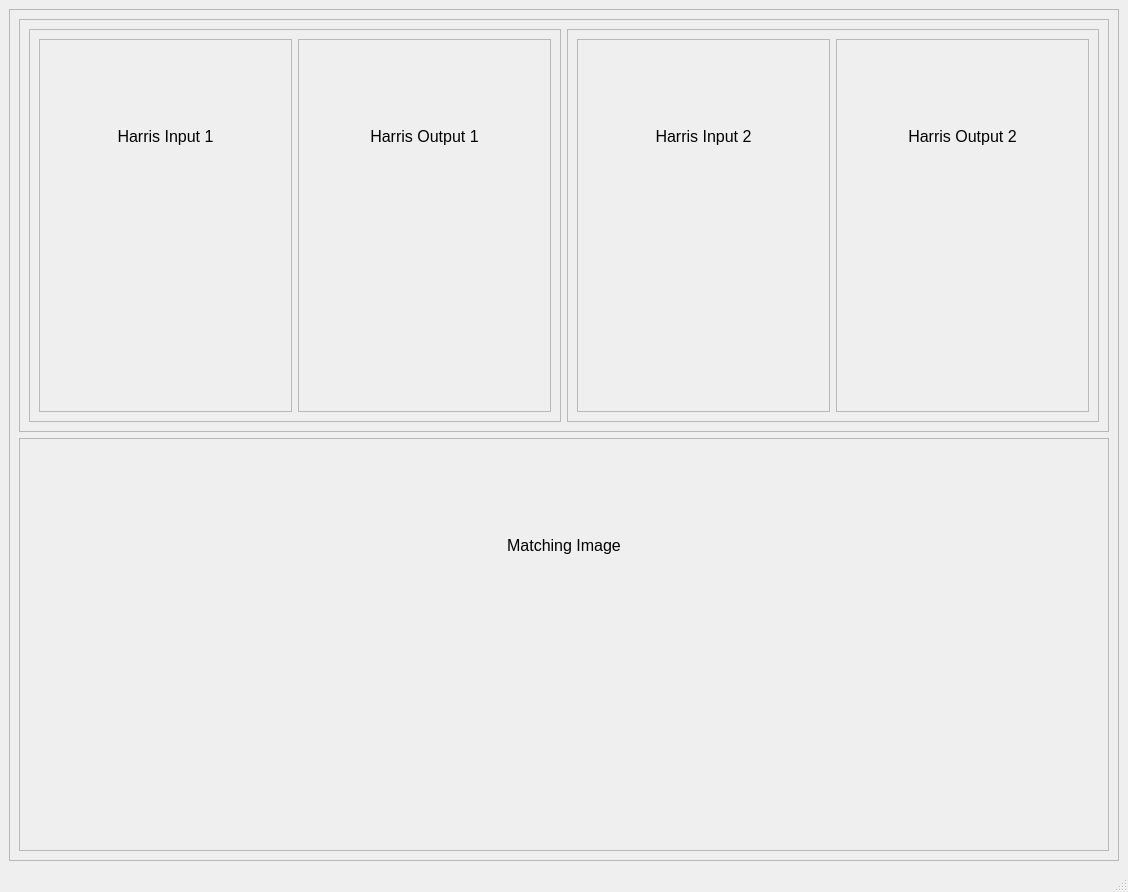
<?xml version="1.0" encoding="UTF-8"?>
<ui version="4.0">
 <class>MainWindow</class>
 <widget class="QMainWindow" name="MainWindow">
  <property name="geometry">
   <rect>
    <x>0</x>
    <y>0</y>
    <width>1128</width>
    <height>892</height>
   </rect>
  </property>
  <property name="windowTitle">
   <string>MainWindow</string>
  </property>
  <widget class="QWidget" name="centralwidget">
   <layout class="QGridLayout" name="gridLayout">
    <item row="0" column="0">
     <widget class="QFrame" name="frame">
      <property name="frameShape">
       <enum>QFrame::StyledPanel</enum>
      </property>
      <property name="frameShadow">
       <enum>QFrame::Raised</enum>
      </property>
      <layout class="QGridLayout" name="gridLayout_6">
       <item row="0" column="0">
        <layout class="QVBoxLayout" name="verticalLayout_6">
         <item>
          <widget class="QFrame" name="frame_9">
           <property name="frameShape">
            <enum>QFrame::StyledPanel</enum>
           </property>
           <property name="frameShadow">
            <enum>QFrame::Raised</enum>
           </property>
           <layout class="QGridLayout" name="gridLayout_5">
            <item row="0" column="0">
             <layout class="QHBoxLayout" name="horizontalLayout_3">
              <item>
               <widget class="QFrame" name="frame_2">
                <property name="frameShape">
                 <enum>QFrame::StyledPanel</enum>
                </property>
                <property name="frameShadow">
                 <enum>QFrame::Raised</enum>
                </property>
                <layout class="QGridLayout" name="gridLayout_2">
                 <item row="0" column="0">
                  <layout class="QHBoxLayout" name="horizontalLayout">
                   <item>
                    <widget class="QFrame" name="frame_3">
                     <property name="frameShape">
                      <enum>QFrame::StyledPanel</enum>
                     </property>
                     <property name="frameShadow">
                      <enum>QFrame::Raised</enum>
                     </property>
                     <layout class="QGridLayout" name="gridLayout_7">
                      <item row="0" column="0">
                       <layout class="QVBoxLayout" name="verticalLayout_2">
                        <item>
                         <widget class="QLabel" name="label">
                          <property name="font">
                           <font>
                            <pointsize>12</pointsize>
                           </font>
                          </property>
                          <property name="text">
                           <string>Harris Input 1</string>
                          </property>
                          <property name="alignment">
                           <set>Qt::AlignCenter</set>
                          </property>
                         </widget>
                        </item>
                        <item>
                         <widget class="QLabel" name="harrisInput1">
                          <property name="text">
                           <string/>
                          </property>
                          <property name="pixmap">
                           <pixmap>screenshots/cat_rotate.jpeg</pixmap>
                          </property>
                          <property name="scaledContents">
                           <bool>true</bool>
                          </property>
                         </widget>
                        </item>
                       </layout>
                      </item>
                     </layout>
                    </widget>
                   </item>
                   <item>
                    <widget class="QFrame" name="frame_5">
                     <property name="frameShape">
                      <enum>QFrame::StyledPanel</enum>
                     </property>
                     <property name="frameShadow">
                      <enum>QFrame::Raised</enum>
                     </property>
                     <layout class="QGridLayout" name="gridLayout_8">
                      <item row="0" column="0">
                       <layout class="QVBoxLayout" name="verticalLayout">
                        <item>
                         <widget class="QLabel" name="label_2">
                          <property name="font">
                           <font>
                            <pointsize>12</pointsize>
                           </font>
                          </property>
                          <property name="text">
                           <string>Harris Output 1</string>
                          </property>
                          <property name="alignment">
                           <set>Qt::AlignCenter</set>
                          </property>
                         </widget>
                        </item>
                        <item>
                         <widget class="QLabel" name="harrisOutput1">
                          <property name="text">
                           <string/>
                          </property>
                          <property name="pixmap">
                           <pixmap>screenshots/catHarris.png</pixmap>
                          </property>
                          <property name="scaledContents">
                           <bool>true</bool>
                          </property>
                         </widget>
                        </item>
                       </layout>
                      </item>
                     </layout>
                    </widget>
                   </item>
                  </layout>
                 </item>
                </layout>
               </widget>
              </item>
              <item>
               <widget class="QFrame" name="frame_6">
                <property name="frameShape">
                 <enum>QFrame::StyledPanel</enum>
                </property>
                <property name="frameShadow">
                 <enum>QFrame::Raised</enum>
                </property>
                <layout class="QGridLayout" name="gridLayout_3">
                 <item row="0" column="0">
                  <layout class="QHBoxLayout" name="horizontalLayout_2">
                   <item>
                    <widget class="QFrame" name="frame_7">
                     <property name="frameShape">
                      <enum>QFrame::StyledPanel</enum>
                     </property>
                     <property name="frameShadow">
                      <enum>QFrame::Raised</enum>
                     </property>
                     <layout class="QGridLayout" name="gridLayout_9">
                      <item row="0" column="0">
                       <layout class="QVBoxLayout" name="verticalLayout_3">
                        <item>
                         <widget class="QLabel" name="label_5">
                          <property name="font">
                           <font>
                            <pointsize>12</pointsize>
                           </font>
                          </property>
                          <property name="text">
                           <string>Harris Input 2</string>
                          </property>
                          <property name="alignment">
                           <set>Qt::AlignCenter</set>
                          </property>
                         </widget>
                        </item>
                        <item>
                         <widget class="QLabel" name="harrisInput2">
                          <property name="text">
                           <string/>
                          </property>
                          <property name="pixmap">
                           <pixmap>screenshots/cat_rotate.jpeg</pixmap>
                          </property>
                          <property name="scaledContents">
                           <bool>true</bool>
                          </property>
                         </widget>
                        </item>
                       </layout>
                      </item>
                     </layout>
                    </widget>
                   </item>
                   <item>
                    <widget class="QFrame" name="frame_8">
                     <property name="frameShape">
                      <enum>QFrame::StyledPanel</enum>
                     </property>
                     <property name="frameShadow">
                      <enum>QFrame::Raised</enum>
                     </property>
                     <layout class="QGridLayout" name="gridLayout_10">
                      <item row="0" column="0">
                       <layout class="QVBoxLayout" name="verticalLayout_4">
                        <item>
                         <widget class="QLabel" name="label_7">
                          <property name="font">
                           <font>
                            <pointsize>12</pointsize>
                           </font>
                          </property>
                          <property name="text">
                           <string>Harris Output 2</string>
                          </property>
                          <property name="alignment">
                           <set>Qt::AlignCenter</set>
                          </property>
                         </widget>
                        </item>
                        <item>
                         <widget class="QLabel" name="harrisOutput2">
                          <property name="text">
                           <string/>
                          </property>
                          <property name="pixmap">
                           <pixmap>screenshots/catHarris.png</pixmap>
                          </property>
                          <property name="scaledContents">
                           <bool>true</bool>
                          </property>
                         </widget>
                        </item>
                       </layout>
                      </item>
                     </layout>
                    </widget>
                   </item>
                  </layout>
                 </item>
                </layout>
               </widget>
              </item>
             </layout>
            </item>
           </layout>
          </widget>
         </item>
         <item>
          <widget class="QFrame" name="frame_4">
           <property name="frameShape">
            <enum>QFrame::StyledPanel</enum>
           </property>
           <property name="frameShadow">
            <enum>QFrame::Raised</enum>
           </property>
           <layout class="QGridLayout" name="gridLayout_4">
            <item row="0" column="0">
             <layout class="QVBoxLayout" name="verticalLayout_5">
              <item>
               <widget class="QLabel" name="Ma">
                <property name="font">
                 <font>
                  <pointsize>12</pointsize>
                 </font>
                </property>
                <property name="text">
                 <string>Matching Image</string>
                </property>
                <property name="alignment">
                 <set>Qt::AlignCenter</set>
                </property>
               </widget>
              </item>
              <item>
               <widget class="QLabel" name="MatchingImage">
                <property name="text">
                 <string/>
                </property>
                <property name="pixmap">
                 <pixmap>screenshots/lena.PNG</pixmap>
                </property>
                <property name="scaledContents">
                 <bool>true</bool>
                </property>
                <property name="alignment">
                 <set>Qt::AlignCenter</set>
                </property>
               </widget>
              </item>
             </layout>
            </item>
           </layout>
          </widget>
         </item>
        </layout>
       </item>
      </layout>
     </widget>
    </item>
   </layout>
  </widget>
  <widget class="QMenuBar" name="menubar">
   <property name="geometry">
    <rect>
     <x>0</x>
     <y>0</y>
     <width>1128</width>
     <height>26</height>
    </rect>
   </property>
  </widget>
  <widget class="QStatusBar" name="statusbar"/>
 </widget>
 <resources/>
 <connections/>
</ui>
